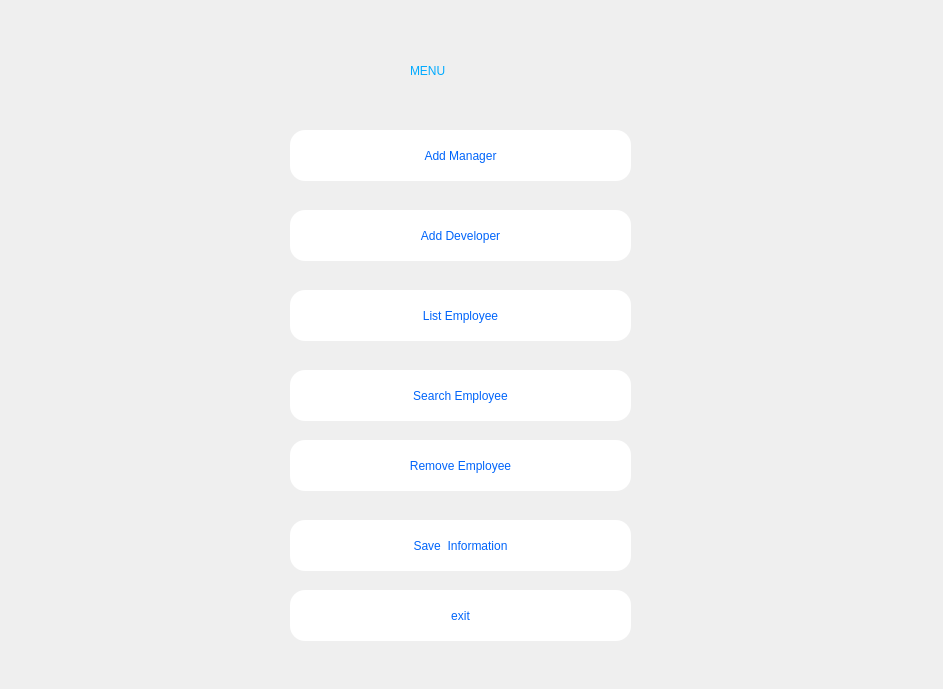
<?xml version="1.0" encoding="UTF-8"?>
<ui version="4.0">
 <class>UserDialog</class>
 <widget class="QDialog" name="UserDialog">
  <property name="geometry">
   <rect>
    <x>0</x>
    <y>0</y>
    <width>943</width>
    <height>689</height>
   </rect>
  </property>
  <property name="windowTitle">
   <string>Dialog</string>
  </property>
  <property name="styleSheet">
   <string notr="true">background-image: url(:/Screenshot 2024-07-05 130354.png);
</string>
  </property>
  <widget class="QPushButton" name="pushButton_4">
   <property name="geometry">
    <rect>
     <x>290</x>
     <y>130</y>
     <width>341</width>
     <height>51</height>
    </rect>
   </property>
   <property name="styleSheet">
    <string notr="true">background-color: qlineargradient(spread:reflect, x1:0, y1:0, x2:1, y2:1, stop:0 rgba(255, 0, 0, 255), stop:1 rgba(255, 255, 255, 255));
background-color: qlineargradient(spread:pad, x1:0, y1:0, x2:1, y2:1, stop:0 rgba(255, 255, 255, 255), stop:1 rgba(255, 255, 255, 255));
border-radius:15%;
color: rgb(0, 100, 250);
font: 12pt &quot;MV Boli&quot;;</string>
   </property>
   <property name="text">
    <string>Add Manager</string>
   </property>
  </widget>
  <widget class="QPushButton" name="pushButton_5">
   <property name="geometry">
    <rect>
     <x>290</x>
     <y>210</y>
     <width>341</width>
     <height>51</height>
    </rect>
   </property>
   <property name="styleSheet">
    <string notr="true">background-color: qlineargradient(spread:reflect, x1:0, y1:0, x2:1, y2:1, stop:0 rgba(255, 0, 0, 255), stop:1 rgba(255, 255, 255, 255));
background-color: qlineargradient(spread:pad, x1:0, y1:0, x2:1, y2:1, stop:0 rgba(255, 255, 255, 255), stop:1 rgba(255, 255, 255, 255));
border-radius:15%;
color: rgb(0, 100, 250);
font: 12pt &quot;MV Boli&quot;;</string>
   </property>
   <property name="text">
    <string>Add Developer</string>
   </property>
  </widget>
  <widget class="QPushButton" name="pushButton_6">
   <property name="geometry">
    <rect>
     <x>290</x>
     <y>370</y>
     <width>341</width>
     <height>51</height>
    </rect>
   </property>
   <property name="styleSheet">
    <string notr="true">background-color: qlineargradient(spread:reflect, x1:0, y1:0, x2:1, y2:1, stop:0 rgba(255, 0, 0, 255), stop:1 rgba(255, 255, 255, 255));
background-color: qlineargradient(spread:pad, x1:0, y1:0, x2:1, y2:1, stop:0 rgba(255, 255, 255, 255), stop:1 rgba(255, 255, 255, 255));
border-radius:15%;
color: rgb(0, 100, 250);
font: 12pt &quot;MV Boli&quot;;</string>
   </property>
   <property name="text">
    <string>Search Employee</string>
   </property>
  </widget>
  <widget class="QPushButton" name="pushButton_7">
   <property name="geometry">
    <rect>
     <x>290</x>
     <y>290</y>
     <width>341</width>
     <height>51</height>
    </rect>
   </property>
   <property name="styleSheet">
    <string notr="true">background-color: qlineargradient(spread:reflect, x1:0, y1:0, x2:1, y2:1, stop:0 rgba(255, 0, 0, 255), stop:1 rgba(255, 255, 255, 255));
background-color: qlineargradient(spread:pad, x1:0, y1:0, x2:1, y2:1, stop:0 rgba(255, 255, 255, 255), stop:1 rgba(255, 255, 255, 255));
border-radius:15%;
color: rgb(0, 100, 250);
font: 12pt &quot;MV Boli&quot;;</string>
   </property>
   <property name="text">
    <string>List Employee</string>
   </property>
  </widget>
  <widget class="QLabel" name="label">
   <property name="geometry">
    <rect>
     <x>410</x>
     <y>30</y>
     <width>161</width>
     <height>81</height>
    </rect>
   </property>
   <property name="styleSheet">
    <string notr="true">color: rgb(0, 170, 255);
font: 75 28pt &quot;MS Shell Dlg 2&quot;;</string>
   </property>
   <property name="text">
    <string>MENU</string>
   </property>
  </widget>
  <widget class="QPushButton" name="pushButton_9">
   <property name="geometry">
    <rect>
     <x>290</x>
     <y>520</y>
     <width>341</width>
     <height>51</height>
    </rect>
   </property>
   <property name="styleSheet">
    <string notr="true">background-color: qlineargradient(spread:reflect, x1:0, y1:0, x2:1, y2:1, stop:0 rgba(255, 0, 0, 255), stop:1 rgba(255, 255, 255, 255));
background-color: qlineargradient(spread:pad, x1:0, y1:0, x2:1, y2:1, stop:0 rgba(255, 255, 255, 255), stop:1 rgba(255, 255, 255, 255));
border-radius:15%;
color: rgb(0, 100, 250);
font: 12pt &quot;MV Boli&quot;;</string>
   </property>
   <property name="text">
    <string>Save  Information</string>
   </property>
  </widget>
  <widget class="QPushButton" name="pushButton_10">
   <property name="geometry">
    <rect>
     <x>290</x>
     <y>440</y>
     <width>341</width>
     <height>51</height>
    </rect>
   </property>
   <property name="styleSheet">
    <string notr="true">background-color: qlineargradient(spread:reflect, x1:0, y1:0, x2:1, y2:1, stop:0 rgba(255, 0, 0, 255), stop:1 rgba(255, 255, 255, 255));
background-color: qlineargradient(spread:pad, x1:0, y1:0, x2:1, y2:1, stop:0 rgba(255, 255, 255, 255), stop:1 rgba(255, 255, 255, 255));
border-radius:15%;
color: rgb(0, 100, 250);
font: 12pt &quot;MV Boli&quot;;</string>
   </property>
   <property name="text">
    <string>Remove Employee</string>
   </property>
  </widget>
  <widget class="QPushButton" name="pushButton">
   <property name="geometry">
    <rect>
     <x>290</x>
     <y>590</y>
     <width>341</width>
     <height>51</height>
    </rect>
   </property>
   <property name="styleSheet">
    <string notr="true">background-color: qlineargradient(spread:reflect, x1:0, y1:0, x2:1, y2:1, stop:0 rgba(255, 0, 0, 255), stop:1 rgba(255, 255, 255, 255));
background-color: qlineargradient(spread:pad, x1:0, y1:0, x2:1, y2:1, stop:0 rgba(255, 255, 255, 255), stop:1 rgba(255, 255, 255, 255));
border-radius:15%;
color: rgb(0, 100, 250);
font: 12pt &quot;MV Boli&quot;;</string>
   </property>
   <property name="text">
    <string>exit</string>
   </property>
  </widget>
 </widget>
 <resources/>
 <connections/>
</ui>
